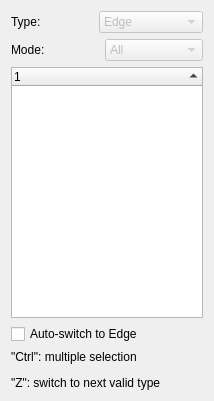
<?xml version="1.0" encoding="UTF-8"?>
<ui version="4.0">
 <class>SketcherGui::TaskSketcherElements</class>
 <widget class="QWidget" name="SketcherGui::TaskSketcherElements">
  <property name="geometry">
   <rect>
    <x>0</x>
    <y>0</y>
    <width>214</width>
    <height>401</height>
   </rect>
  </property>
  <property name="minimumSize">
   <size>
    <width>0</width>
    <height>400</height>
   </size>
  </property>
  <property name="windowTitle">
   <string notr="true">Form</string>
  </property>
  <layout class="QVBoxLayout" name="verticalLayout">
   <item>
    <layout class="QHBoxLayout" name="horizontalLayout">
     <item>
      <widget class="QLabel" name="label">
       <property name="text">
        <string>Type:</string>
       </property>
      </widget>
     </item>
     <item>
      <widget class="QComboBox" name="comboBoxElementFilter">
       <property name="enabled">
        <bool>false</bool>
       </property>
       <property name="locale">
        <locale language="English" country="UnitedStates"/>
       </property>
       <property name="editable">
        <bool>false</bool>
       </property>
       <property name="currentIndex">
        <number>0</number>
       </property>
       <item>
        <property name="text">
         <string>Edge</string>
        </property>
       </item>
       <item>
        <property name="text">
         <string>Starting Point</string>
        </property>
       </item>
       <item>
        <property name="text">
         <string>End Point</string>
        </property>
       </item>
       <item>
        <property name="text">
         <string>Center Point</string>
        </property>
       </item>
      </widget>
     </item>
    </layout>
   </item>
   <item>
    <layout class="QHBoxLayout" name="horizontalLayout1">
     <item>
      <widget class="QLabel" name="label1">
       <property name="text">
        <string>Mode:</string>
       </property>
      </widget>
     </item>
     <item>
      <widget class="QComboBox" name="comboBoxModeFilter">
       <property name="enabled">
        <bool>false</bool>
       </property>
       <property name="locale">
        <locale language="English" country="UnitedStates"/>
       </property>
       <property name="editable">
        <bool>false</bool>
       </property>
       <property name="currentIndex">
        <number>0</number>
       </property>
       <item>
        <property name="text">
         <string>All</string>
        </property>
       </item>
       <item>
        <property name="text">
         <string>Normal</string>
        </property>
       </item>
       <item>
        <property name="text">
         <string>Construction</string>
        </property>
       </item>
       <item>
        <property name="text">
         <string>External</string>
        </property>
       </item>
      </widget>
     </item>
    </layout>
   </item>
   <item>
    <widget class="ElementView" name="elementsWidget">
     <property name="rootIsDecorated">
      <bool>false</bool>
     </property>
     <attribute name="headerShowSortIndicator" stdset="0">
      <bool>true</bool>
     </attribute>
     <column>
      <property name="text">
       <string notr="true">1</string>
      </property>
     </column>
    </widget>
   </item>
   <item>
    <widget class="QCheckBox" name="autoSwitchBox">
     <property name="toolTip">
      <string>Only the type 'Edge' will be available for the list</string>
     </property>
     <property name="text">
      <string>Auto-switch to Edge</string>
     </property>
     <property name="checked">
      <bool>false</bool>
     </property>
    </widget>
   </item>
   <item>
    <widget class="QLabel" name="Explanation">
     <property name="text">
      <string notr="true">&lt;html&gt;&lt;head/&gt;&lt;body&gt;&lt;p&gt;&amp;quot;Ctrl&amp;quot;: multiple selection&lt;/p&gt;&lt;p&gt;&amp;quot;Z&amp;quot;: switch to next valid type&lt;/p&gt;&lt;/body&gt;&lt;/html&gt;</string>
     </property>
    </widget>
   </item>
  </layout>
 </widget>
 <customwidgets>
  <customwidget>
   <class>ElementView</class>
   <extends>QTreeWidget</extends>
   <header location="global">QTreeWidget</header>
  </customwidget>
 </customwidgets>
 <resources/>
 <connections/>
</ui>
